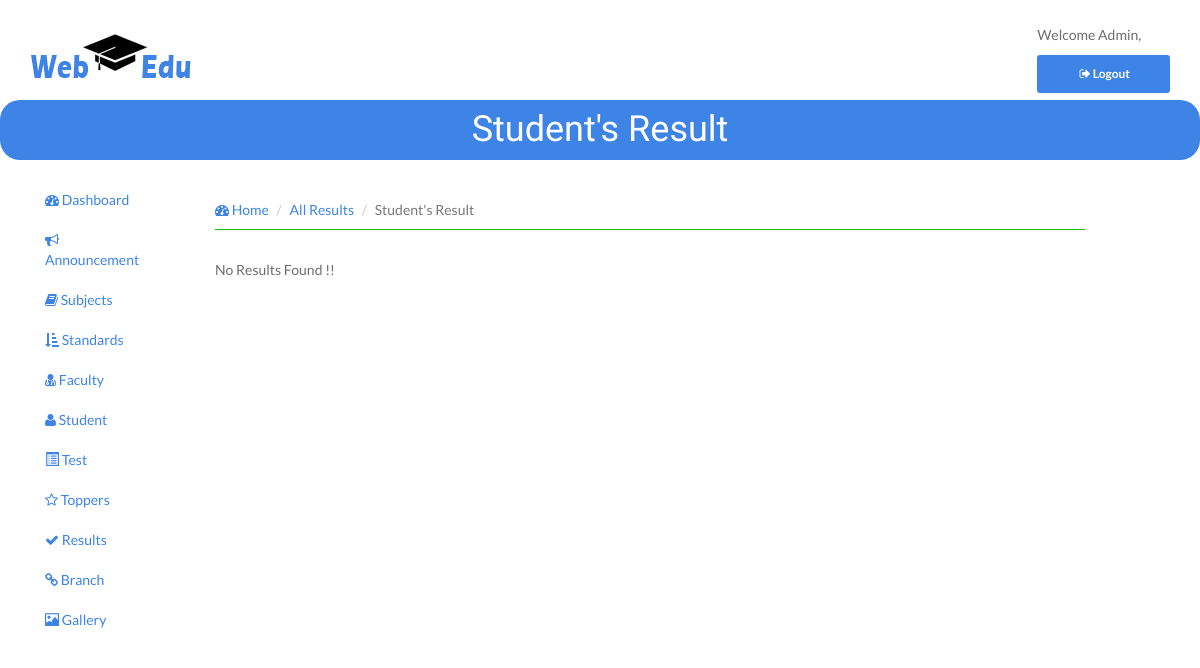
The app's page /admin/index.php/Result_Controller/TestResult/159, older data.
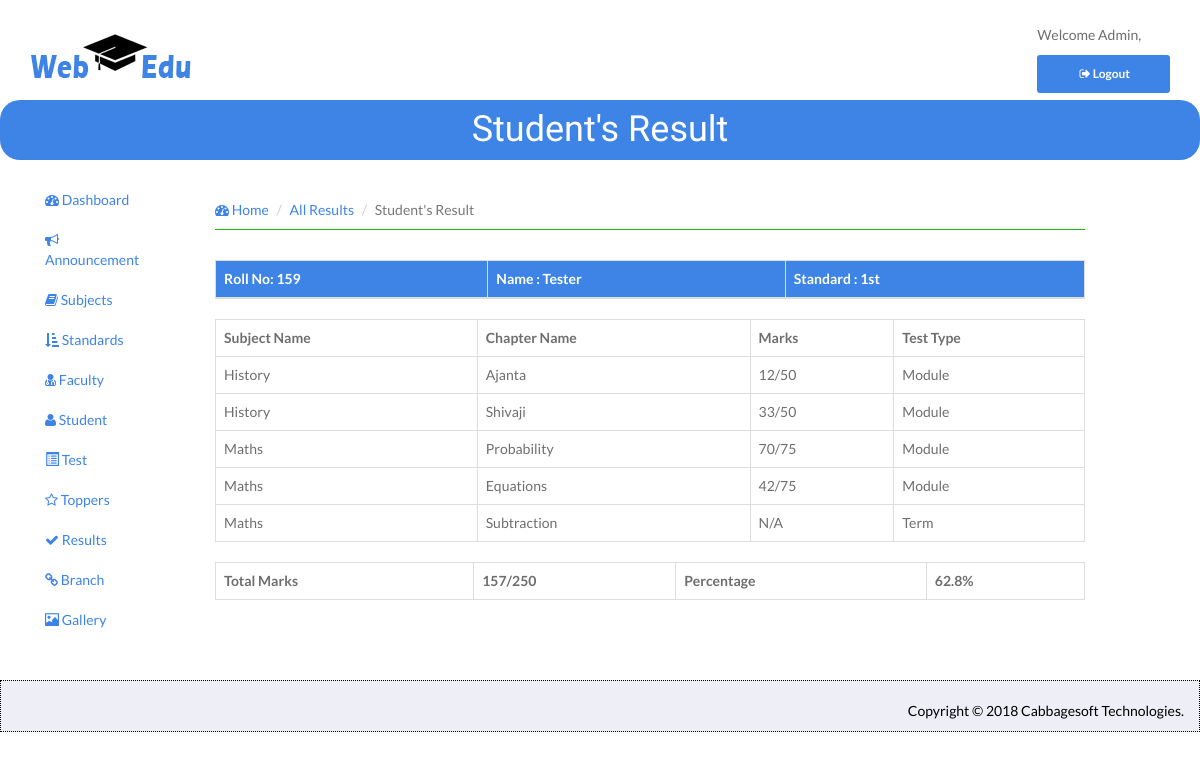
The same page, newer data.
### tables this page shows
CREATE TABLE `result` (
  `result_id` int(11) NOT NULL,
  `roll_no` int(11) NOT NULL,
  `test_id` int(11) NOT NULL,
  `standard_id` int(11) NOT NULL,
  `subject` varchar(50) NOT NULL,
  `marks` varchar(20) NOT NULL
);

CREATE TABLE `standard_mst` (
  `standard_id` int(11) NOT NULL,
  `standard` varchar(250) DEFAULT NULL
);

CREATE TABLE `test` (
  `id` int(11) NOT NULL,
  `standard_id` int(11) NOT NULL,
  `subject` varchar(25) NOT NULL,
  `chapter` varchar(75) NOT NULL,
  `date` date NOT NULL,
  `total_marks` int(11) NOT NULL,
  `duration` varchar(25) NOT NULL,
  `test_type` varchar(25) NOT NULL,
  `uploaded` tinyint(1) NOT NULL
);

### admin/application/controllers/Result_Controller.php (called while the page is built, shortened)
<?php
class Result_Controller extends CI_Controller {
	public function TestResult($roll) {
        $this->load->model('Result_Model');
        $result['StudentDetails'] = $this->Result_Model->FetchStudentDetails($roll);
        $result['AllTests'] = $this->Result_Model->FetchStudentsAllTest($roll);
        $result['AllTestSubjects'] = $this->Result_Model->FetchTestSubjects($roll);
        $this->load->view('TestResult',$result);
    }
 }

### admin/index.php (called while the page is built, shortened)
<?php
require_once BASEPATH.'core/CodeIgniter.php';

### admin/application/models/Result_Model.php (called while the page is built, shortened)
<?php
class Result_Model extends CI_Model {
    public function FetchStudentDetails($roll) {
        $this->db->where('roll_no',$roll);
        $this->db->select('*')->from('student_mst');
        $q = $this->db->get();
        return $q->result();
    }
    public function FetchTestSubjects($roll) {
        $this->db->where('roll_no',$roll);
        $this->db->select('*')->from('result');
        $this->db->group_by('subject');
        $this->db->order_by('subject');
        $q = $this->db->get();
        return $q->result();
    }
    public function FetchStudentsAllTest($roll) {
        $this->db->where('r.roll_no',$roll);
        $this->db->select('r.*,t.*,st.*,s.stud_name,GROUP_CONCAT(r.subject ORDER BY r.subject ASC) as subject_csv,GROUP_CONCAT(marks ORDER BY r.subject) as marks_csv');
        $this->db->from('result r');
        $this->db->join('test t', 't.id=r.test_id');
        $this->db->join('student_mst s', 's.roll_no=r.roll_no');
        $this->db->join('standard_mst st', 'st.standard_id=r.standard_id');
        $this->db->group_by('r.test_id');
        $this->db->order_by('r.test_id, r.subject');
        $result = $this->db->get();
        return $result->result();
    }
}
?>

### admin/application/views/TestResult.php (the view, shortened to what the changed rows need)
<?php
    if(!empty($AllTests)) {
        foreach($AllTests as $test) {
            $row = $test;
        }
    }
?>
<!DOCTYPE html>
<html>
    <head>
    <?php $this->load->view("head"); ?>
    </head>
    <body>
    <div id="wrapper">
        <?php $this->load->view("top"); ?>
            <header id="head" class="secondary" style="height:50px;">
                <div class="container">
                    <h1>Student's Result</h1>
                </div>
            </header>
        <?php $this->load->view("panel1"); ?>
        <div class="container col-sm-9">
        <div id="page-wrapper">
            <div class="row">
                <div class="col-md-12" style="margin-top: 10px;">
                    <?php
                        if(empty($AllTests)) {
                            echo "No Results Found !!";
                            die();
                        }
                    ?>
                    <table class="table table-bordered">
                        <thead>
                            <tr>
                                <th style="background-color: #3d84e6;color:#fff;">Roll No: <?php echo $row->roll_no; ?></th>
                                <th style="background-color: #3d84e6;color:#fff;">Name : <?php echo $row->stud_name; ?></th>
                                <th style="background-color: #3d84e6;color:#fff;">Standard : <?php echo $row->standard; ?></th>
                            </tr>
                        </thead>
                    </table>
                    <table class="table table-bordered dataTable" id="sampleTable">
                        <tbody>
                            <tr>
                                <th>Subject Name</th>
                                <th>Chapter Name</th>
                                <th>Marks</th>
                                <th>Test Type</th>
                            </tr>
                            <?php
                             $i = 0;$total_marks=0;$out_of=0;
                            foreach ($AllTests as $test) { ?>
                            <tr>
                                <td><?=$test->subject;?></td>
                                <td><?=$test->chapter; ?></td>
                                <td><?=$test->marks; ?></td>
                                <td><?=$test->test_type; ?></td>
                                <?php
                                $marks = $test->marks;
                                if(strcmp($marks,'N/A')!=0 || strcmp($marks,'n/a')!=0){
                                        $mark = explode('/',$marks);
                                        $total_marks += (int)$mark[0];
                                        $out_of += (int)$mark[1];
                                    } else {
                                        echo "N/A";
                                    }
                                ?>
                            </tr>
                            <?php } ?>
                        </tbody>
                    </table>
                    <table class="table table-bordered">
                        <tr>
                                <th>Total Marks</th>
                                <th><?php echo $total_marks."/".$out_of; ?></th>
                                <th>Percentage</th>
                                <th><?=round(($total_marks/$out_of*100),2)."%";?></th>
                        </tr>
                    </table>
                </div>
            </div>
    </div>
</div>
</div>
    <?php $this->load->view("footer"); ?>
    </body>
    </html>

### admin/application/views/footer.php (shortened to what the changed rows need)
<footer class="col-sm-12 panel" style="background-color:#e9e9f3bd;border: 1px dotted black;color:Black; height:auto;">
            <div class="panel-body">
              <p class="text-right">
                Copyright &copy; 2018  Cabbagesoft Technologies.
              </p>
            </div>
</footer>

Row changes from the older to the newer data that the page shows:
added result: roll_no "159", test.subject "Maths", test.chapter "Subtraction", marks "N/A", test.test_type "Term"
now on this page (row unchanged): standard_mst: standard "1st"
added result: test.subject "History", test.chapter "Ajanta", marks "12/50", test.test_type "Module"
added result: test.subject "History", test.chapter "Shivaji", marks "33/50", test.test_type "Module"
added result: test.subject "Maths", test.chapter "Probability", marks "70/75", test.test_type "Module"
added result: test.subject "Maths", test.chapter "Equations", marks "42/75", test.test_type "Module"
Text that changed along with them:
$row->stud_name: (not shown) → "Tester"
$total_marks: (not shown) → "157"
$out_of: (not shown) → "250"
$total_marks/$out_of*100: (not shown) → "62.8"
text no longer shown: "No Results Found !!"
text now shown: "Roll No: Name : Standard : Subject Name Chapter Name Marks Test Type Total Marks / Percentage % Copyright © 2018 Cabbagesoft Technologies."
